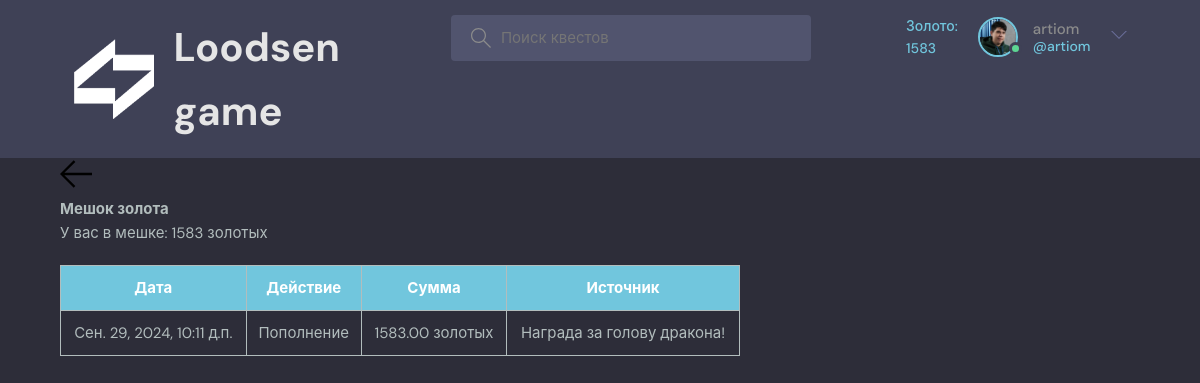
The page /balance/1/ (signed in) on the database its author committed.
### base/models.py (models this page shows)
class User(AbstractUser):
    name = models.CharField(max_length=200, null=True)
    email = models.EmailField(unique=True)
    bio = models.TextField(null=True)
    avatar = models.ImageField(null=True, default='avatar.svg')
    balance = models.DecimalField(max_digits=20, decimal_places=2, null=False, default=0)
    USERNAME_FIELD = 'email'
    REQUIRED_FIELDS = []

class Transaction(models.Model):
    name = models.CharField(max_length=200, null=True)
    amount = models.DecimalField(max_digits=20, decimal_places=2, null=False, default=0)
    addition = models.BooleanField(null=False, default=True)
    created = models.DateTimeField(auto_now_add=True)
    user = models.ForeignKey(User, on_delete=models.SET_NULL, null=True)

### base/views.py (the view)
# urls.py: path('balance/<str:pk>/', views.userBalance, name="user-balance"),
@login_required(login_url='login')
def userBalance(request, pk):
    user = User.objects.get(id=pk)
    transactions = user.transaction_set.all()
    context = {
        'user': user,
        'transactions': transactions,
    }
    context.update(get_user_context(request.user))
    return render(request, f'base/balance.html', context)

### base/views.py (called while the page is built)
def get_user_context(user):
    if not user.is_authenticated:
        return {}
    transactions = user.transaction_set.all()
    balance = sum([x.amount if x.addition == 1 else -x.amount for x in transactions])
    context = {
        'balance': int(balance)
    }
    return context

### base/templates/base/balance.html (shortened to what this page needs)
{% extends 'main.html' %}
{% block content %}
<main class="user__balance">
    <div class="container">
      <div class="balance__box">
        <div class="balance__boxHeader">
          <div class="balance__boxTitle">
            <a href="{{request.META.HTTP_REFERER}}">
              <svg version="1.1" xmlns="http://www.w3.org/2000/svg" width="32" height="32" viewBox="0 0 32 32">
                <title>назад</title>
                <path
                  d="M13.723 2.286l-13.723 13.714 13.719 13.714 1.616-1.611-10.96-10.96h27.625v-2.286h-27.625l10.965-10.965-1.616-1.607z">
                </path>
              </svg>
            </a>
            <h3>Мешок золота</h3>
          </div>
        </div>
        <div class="balance__body">
          <form class="balance__view" action="" method="POST">
            <label for="job_topic">У вас в мешке: {{balance}} золотых</label>
          </form>
          <table class="transaction-table">
            <thead>
              <tr>
                <th>Дата</th>
                <th>Действие</th>
                <th>Сумма</th>
                <th>Источник</th>
              </tr>
            </thead>
            <tbody>
              {% for transaction in transactions %}
              <tr>
                <td>{{transaction.created}}</td>
                {% if transaction.addition == 1 %}
                <td>Пополнение</td>
                {% else %}
                <td>Расход</td>
                {% endif %}
                <td>{{transaction.amount}} золотых</td>
                <td>{{transaction.name}}</td>
              </tr>
              {% endfor %}
            </tbody>
          </table>
        </div>
      </div>
    </div>
  </main>
{% endblock content %}

### templates/navbar.html (shortened to what this page needs)
{% load static %}
<header class="header header--loggedIn">
    <div class="container">
        <a href="{% url 'home' %}" class="header__logo">
            <img src="{% static 'images/logo.avif' %}" />
            <h1>Loodsen game</h1>
        </a>
        <form class="header__search" method="GET" action="{% url 'home' %}">
            <label>
                <input name="q" placeholder="Поиск квестов" />
            </label>
        </form>
        <nav class="header__menu">
            {% if request.user.is_authenticated %}
            <div class="header__user">
                <div class="header__user__balance">
                    <a href="{% url 'user-balance' user.id %}"><span>Золото: {{balance}}</span></a>
                </div>
                <a href="{% url 'user-profile' user.id %}">
                    <div class="avatar avatar--medium active">
                        <img src="{{request.user.avatar.url}}" />
                    </div>
                    <p>{{request.user.username}} <span>@{{request.user.username}}</span></p>
                </a>
                <button class="dropdown-button">
                    <svg version="1.1" xmlns="http://www.w3.org/2000/svg" width="32" height="32" viewBox="0 0 32 32">
                        <title>chevron-down</title>
                        <path d="M16 21l-13-13h-3l16 16 16-16h-3l-13 13z"></path>
                    </svg>
                </button>
            </div>
            {% else %}
            <a href="{% url 'login' %}">
                <img src="{% static 'images/avatar.svg' %}" />
                <p>Вход</p>
            </a>
            {% endif %}
        </nav>
    </div>
</header>

### static/css/style.css (style rules this page uses)
:root { --color-main: #71c6dd; --color-main-light: #e1f6fb; --color-dark: #3f4156; --color-dark-medium: #51546e; --color-dark-light: #696d97; --color-light: #e5e5e5; --color-gray: #8b8b8b; --color-light-gray: #b2bdbd; --color-bg: #2d2d39; --color-success: #5dd693; --color-error: #fc4b0b; }
* { font-family: "DM Sans", -apple-system, BlinkMacSystemFont, "Segoe UI", Roboto, Oxygen, Ubuntu, Cantarell, "Open Sans", "Helvetica Neue", sans-serif; margin: 0; padding: 0; box-sizing: border-box; text-rendering: optimizeLegibility; font-size: inherit; }
html { font-size: 56.25%; }
@media only screen and (min-width: 1200px) { html { font-size: 62.5%; } }
body { line-height: 1.6; font-weight: 400; font-size: 1.5rem; color: var(--color-light-gray); background-color: var(--color-bg); min-height: 100vh; }
img { width: 100%; }
a { display: inline-block; color: var(--color-main); text-decoration: none; }
.container { max-width: 120rem; width: 90%; margin: auto; }
.avatar { position: relative; display: inline-block; border-radius: 50%; border: 2px solid var(--color-main); }
.avatar img { display: block; border-radius: 50%; object-fit: cover; object-position: center; }
.avatar::after { content: ""; display: block; position: absolute; background-color: var(--color-gray); z-index: 111; border-radius: 50%; border: 0.3rem solid var(--color-dark); }
.avatar.active::after { background-color: var(--color-success); }
.avatar.avatar--medium img { width: 3.6rem; height: 3.6rem; border-radius: 50%; }
.avatar.avatar--medium:after { width: 0.7rem; height: 0.7rem; bottom: 0px; right: -6px; }
.header { padding: 1.5rem; background-color: var(--color-dark); }
.header > .container { display: flex; gap: 9.5rem; }
.header__user__balance { margin-right: auto; }
.header__logo, .header__user { display: flex; gap: 2rem; align-items: center; }
.header__logo > img { height: 8rem; width: 8rem; }
.header__logo > h1 { font-weight: 700; font-size: 4rem; color: var(--color-light); }
.header__search > label { background-color: var(--color-dark-medium); padding: 1.3rem 1rem; display: flex; align-items: center; gap: 1rem; border-radius: 4px; }
.header__search svg { fill: var(--color-gray); width: 2rem; height: 2rem; margin-left: 1rem; }
.header__search input { width: 30rem; background: transparent; border: none; outline: none; color: var(--color-light); }
.header__menu { margin-left: auto; position: relative; }
.header__menu a { display: flex; gap: 1.5rem; align-items: center; font-weight: 500; text-decoration: none; color: var(--color-gray); }
.header__menu img { height: 3.6rem; }
.header__menu p { line-height: 1.2; }
.header__menu span { color: var(--color-main); font-weight: 500; font-size: 1.4rem; display: block; }
.header__menu svg { width: 1.6rem; height: 1.6rem; fill: var(--color-dark-light); }
.dropdown-button { background: transparent; border: 0; outline: 0; cursor: pointer; }
.user__balance .balance__box { max-width: 68rem; }
.transaction-table { width: 100%; border-collapse: collapse; margin-top: 20px; }
.transaction-table th, .transaction-table td { border: 1px solid var(--color-light-gray); padding: 10px; text-align: center; }
.transaction-table th { background-color: var(--color-main); color: white; }

### rows shown on the page
User: user.avatar (picture), user.username "artiom"
Transaction: addition "Пополнение"

### other values the page prints
{{ balance }} "1583"
